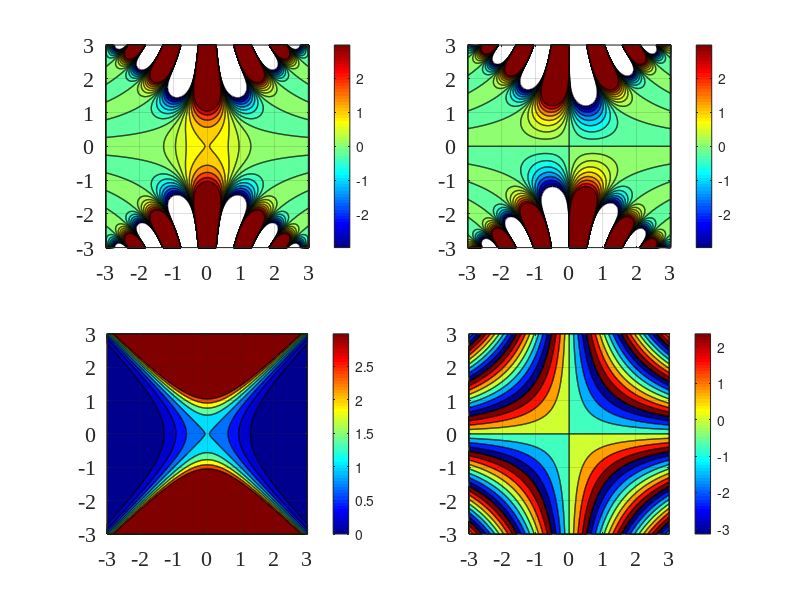
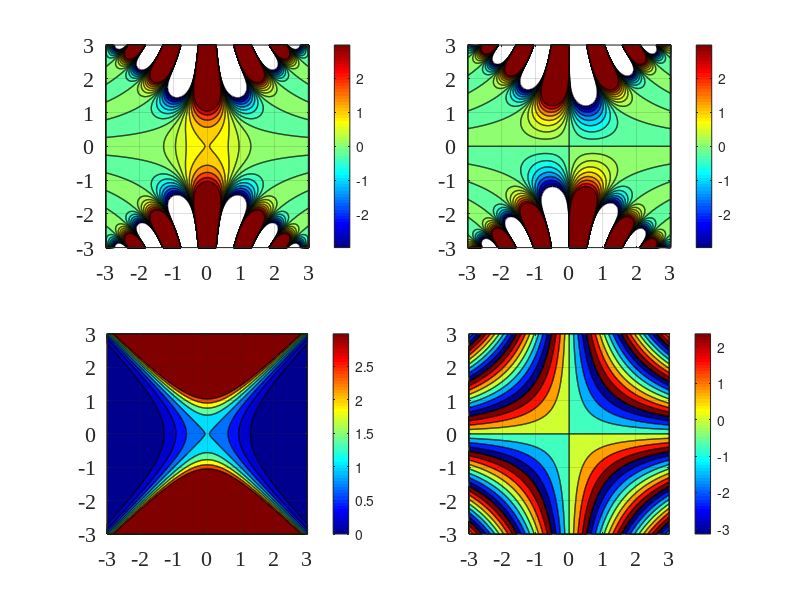

MATLAB code to generate these figures, in order:
clear all
clc
close all
f = @(x,y) exp(-(x+i*y).^2);
x = - 3:0.01:3;
y = - 3:0.01:3;
[xx,yy] = meshgrid(x,y);
zz = f(xx,yy);
figure(1)
subplot(2,2,1);hold on,box on,grid on
axis([-3,3,-3,3]);axis square,colormap(jet);
contourf(xx,yy,real(zz),[-(10.^(0:0.075:0.6))+1,10.^(0:0.075:0.6)-1],'LineWidth',1);
set(gca,'Fontsize',16,'FontName','Times New Roman')
colorbar()
subplot(2,2,2);hold on,box on,grid on
axis([-3,3,-3,3]);axis square,colormap(jet);
contourf(xx,yy,imag(zz),[-(10.^(0:0.075:0.6))+1,10.^(0:0.075:0.6)-1],'LineWidth',1);
set(gca,'Fontsize',16,'FontName','Times New Roman')
colorbar()
subplot(2,2,3);hold on,box on,grid on
axis([-3,3,-3,3]);axis square,colormap(jet);
contourf(xx,yy,abs(zz),10.^(0:0.075:0.6)-1,'LineWidth',1);
set(gca,'Fontsize',16,'FontName','Times New Roman')
colorbar()
subplot(2,2,4);hold on,box on,grid on
axis([-3,3,-3,3]);axis square,colormap(jet);
contourf(xx,yy,angle(zz),-pi:pi/4:pi,'LineWidth',1);
colorbar()
set(gca,'Fontsize',16,'FontName','Times New Roman')
set(gcf, 'unit', 'normalized', 'position', [0 0 0.8 1])
saveas(gcf,'erfz1.jpg')
print('erfz1','-dpdf','-bestfit')